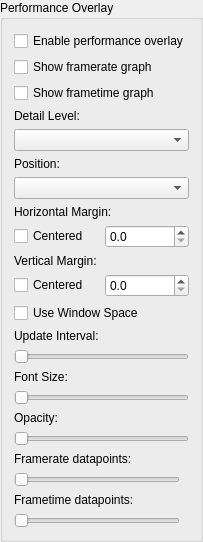
                <widget class="QGroupBox" name="gb_performance_overlay">
                 <property name="title">
                  <string>Performance Overlay</string>
                 </property>
                 <layout class="QVBoxLayout" name="gb_performance_overlay_layout">
                  <item>
                   <widget class="QCheckBox" name="perfOverlayEnabled">
                    <property name="text">
                     <string>Enable performance overlay</string>
                    </property>
                   </widget>
                  </item>
                  <item>
                   <widget class="QCheckBox" name="perfOverlayFramerateGraphEnabled">
                    <property name="text">
                     <string>Show framerate graph</string>
                    </property>
                   </widget>
                  </item>
                  <item>
                   <widget class="QCheckBox" name="perfOverlayFrametimeGraphEnabled">
                    <property name="text">
                     <string>Show frametime graph</string>
                    </property>
                   </widget>
                  </item>
                  <item>
                   <widget class="QWidget" name="perf_overlay_detail_level" native="true">
                    <layout class="QVBoxLayout" name="layout_perf_overlay_detail_level">
                     <property name="leftMargin">
                      <number>0</number>
                     </property>
                     <property name="topMargin">
                      <number>0</number>
                     </property>
                     <property name="rightMargin">
                      <number>0</number>
                     </property>
                     <property name="bottomMargin">
                      <number>0</number>
                     </property>
                     <item>
                      <widget class="QLabel" name="label_detail_level">
                       <property name="text">
                        <string>Detail Level:</string>
                       </property>
                      </widget>
                     </item>
                     <item>
                      <widget class="QComboBox" name="perfOverlayDetailLevel"/>
                     </item>
                    </layout>
                   </widget>
                  </item>
                  <item>
                   <widget class="QWidget" name="perf_overlay_position" native="true">
                    <layout class="QVBoxLayout" name="layout_perf_overlay_position">
                     <property name="leftMargin">
                      <number>0</number>
                     </property>
                     <property name="topMargin">
                      <number>0</number>
                     </property>
                     <property name="rightMargin">
                      <number>0</number>
                     </property>
                     <property name="bottomMargin">
                      <number>0</number>
                     </property>
                     <item>
                      <widget class="QLabel" name="label_position">
                       <property name="text">
                        <string>Position:</string>
                       </property>
                      </widget>
                     </item>
                     <item>
                      <widget class="QComboBox" name="perfOverlayPosition"/>
                     </item>
                    </layout>
                   </widget>
                  </item>
                  <item>
                   <widget class="QLabel" name="label_margin_x">
                    <property name="text">
                     <string>Horizontal Margin:</string>
                    </property>
                   </widget>
                  </item>
                  <item>
                   <layout class="QHBoxLayout" name="layout_margin_x" stretch="0,0">
                    <item>
                     <widget class="QCheckBox" name="perfOverlayCenterX">
                      <property name="text">
                       <string>Centered</string>
                      </property>
                     </widget>
                    </item>
                    <item>
                     <widget class="QDoubleSpinBox" name="perfOverlayMarginX">
                      <property name="decimals">
                       <number>1</number>
                      </property>
                      <property name="singleStep">
                       <double>0.500000000000000</double>
                      </property>
                     </widget>
                    </item>
                   </layout>
                  </item>
                  <item>
                   <widget class="QLabel" name="label_margin_y">
                    <property name="text">
                     <string>Vertical Margin:</string>
                    </property>
                   </widget>
                  </item>
                  <item>
                   <layout class="QHBoxLayout" name="layout_margin_y" stretch="0,0">
                    <item>
                     <widget class="QCheckBox" name="perfOverlayCenterY">
                      <property name="text">
                       <string>Centered</string>
                      </property>
                     </widget>
                    </item>
                    <item>
                     <widget class="QDoubleSpinBox" name="perfOverlayMarginY">
                      <property name="decimals">
                       <number>1</number>
                      </property>
                      <property name="singleStep">
                       <double>0.500000000000000</double>
                      </property>
                     </widget>
                    </item>
                   </layout>
                  </item>
                  <item>
                   <widget class="QCheckBox" name="perfOverlayUseWindowSpace">
                    <property name="text">
                     <string>Use Window Space</string>
                    </property>
                   </widget>
                  </item>
                  <item>
                   <widget class="QWidget" name="perf_overlay_update_interval" native="true">
                    <layout class="QVBoxLayout" name="layout_perf_overlay_update_interval">
                     <property name="leftMargin">
                      <number>0</number>
                     </property>
                     <property name="topMargin">
                      <number>0</number>
                     </property>
                     <property name="rightMargin">
                      <number>0</number>
                     </property>
                     <property name="bottomMargin">
                      <number>0</number>
                     </property>
                     <item>
                      <widget class="QLabel" name="label_update_interval">
                       <property name="text">
                        <string>Update Interval:</string>
                       </property>
                      </widget>
                     </item>
                     <item>
                      <widget class="QSlider" name="perfOverlayUpdateInterval">
                       <property name="singleStep">
                        <number>10</number>
                       </property>
                       <property name="pageStep">
                        <number>100</number>
                       </property>
                       <property name="orientation">
                        <enum>Qt::Orientation::Horizontal</enum>
                       </property>
                      </widget>
                     </item>
                    </layout>
                   </widget>
                  </item>
                  <item>
                   <widget class="QWidget" name="perf_overlay_font_size" native="true">
                    <layout class="QVBoxLayout" name="layout_perf_overlay_font_size">
                     <property name="leftMargin">
                      <number>0</number>
                     </property>
                     <property name="topMargin">
                      <number>0</number>
                     </property>
                     <property name="rightMargin">
                      <number>0</number>
                     </property>
                     <property name="bottomMargin">
                      <number>0</number>
                     </property>
                     <item>
                      <widget class="QLabel" name="label_font_size">
                       <property name="text">
                        <string>Font Size: </string>
                       </property>
                      </widget>
                     </item>
                     <item>
                      <widget class="QSlider" name="perfOverlayFontSize">
                       <property name="orientation">
                        <enum>Qt::Orientation::Horizontal</enum>
                       </property>
                      </widget>
                     </item>
                    </layout>
                   </widget>
                  </item>
                  <item>
                   <widget class="QWidget" name="perf_overlay_opacity" native="true">
                    <layout class="QVBoxLayout" name="layout_perf_overlay_opacity">
                     <property name="leftMargin">
                      <number>0</number>
                     </property>
                     <property name="topMargin">
                      <number>0</number>
                     </property>
                     <property name="rightMargin">
                      <number>0</number>
                     </property>
                     <property name="bottomMargin">
                      <number>0</number>
                     </property>
                     <item>
                      <widget class="QLabel" name="label_opacity">
                       <property name="text">
                        <string>Opacity:</string>
                       </property>
                      </widget>
                     </item>
                     <item>
                      <widget class="QSlider" name="perfOverlayOpacity">
                       <property name="orientation">
                        <enum>Qt::Orientation::Horizontal</enum>
                       </property>
                      </widget>
                     </item>
                    </layout>
                   </widget>
                  </item>
                  <item>
                   <widget class="QWidget" name="perf_overlay_framerate_datapoints" native="true">
                    <layout class="QVBoxLayout" name="layout_perf_overlay_framerate_datapoints">
                     <property name="leftMargin">
                      <number>0</number>
                     </property>
                     <property name="topMargin">
                      <number>0</number>
                     </property>
                     <property name="bottomMargin">
                      <number>0</number>
                     </property>
                     <item>
                      <widget class="QLabel" name="label_framerate_datapoints">
                       <property name="text">
                        <string>Framerate datapoints:</string>
                       </property>
                      </widget>
                     </item>
                     <item>
                      <widget class="QSlider" name="slider_framerate_datapoints">
                       <property name="orientation">
                        <enum>Qt::Orientation::Horizontal</enum>
                       </property>
                      </widget>
                     </item>
                    </layout>
                   </widget>
                  </item>
                  <item>
                   <widget class="QWidget" name="perf_overlay_frametime_datapoints" native="true">
                    <layout class="QVBoxLayout" name="layout_perf_overlay_frametime_datapoints">
                     <property name="leftMargin">
                      <number>0</number>
                     </property>
                     <property name="topMargin">
                      <number>0</number>
                     </property>
                     <property name="bottomMargin">
                      <number>0</number>
                     </property>
                     <item>
                      <widget class="QLabel" name="label_frametime_datapoints">
                       <property name="text">
                        <string>Frametime datapoints:</string>
                       </property>
                      </widget>
                     </item>
                     <item>
                      <widget class="QSlider" name="slider_frametime_datapoints">
                       <property name="orientation">
                        <enum>Qt::Orientation::Horizontal</enum>
                       </property>
                      </widget>
                     </item>
                    </layout>
                   </widget>
                  </item>
                  <item>
                   <spacer name="emulatorTabSpacerRight">
                    <property name="orientation">
                     <enum>Qt::Orientation::Vertical</enum>
                    </property>
                    <property name="sizeType">
                     <enum>QSizePolicy::Policy::MinimumExpanding</enum>
                    </property>
                    <property name="sizeHint" stdset="0">
                     <size>
                      <width>0</width>
                      <height>0</height>
                     </size>
                    </property>
                   </spacer>
                  </item>
                 </layout>
                </widget>
